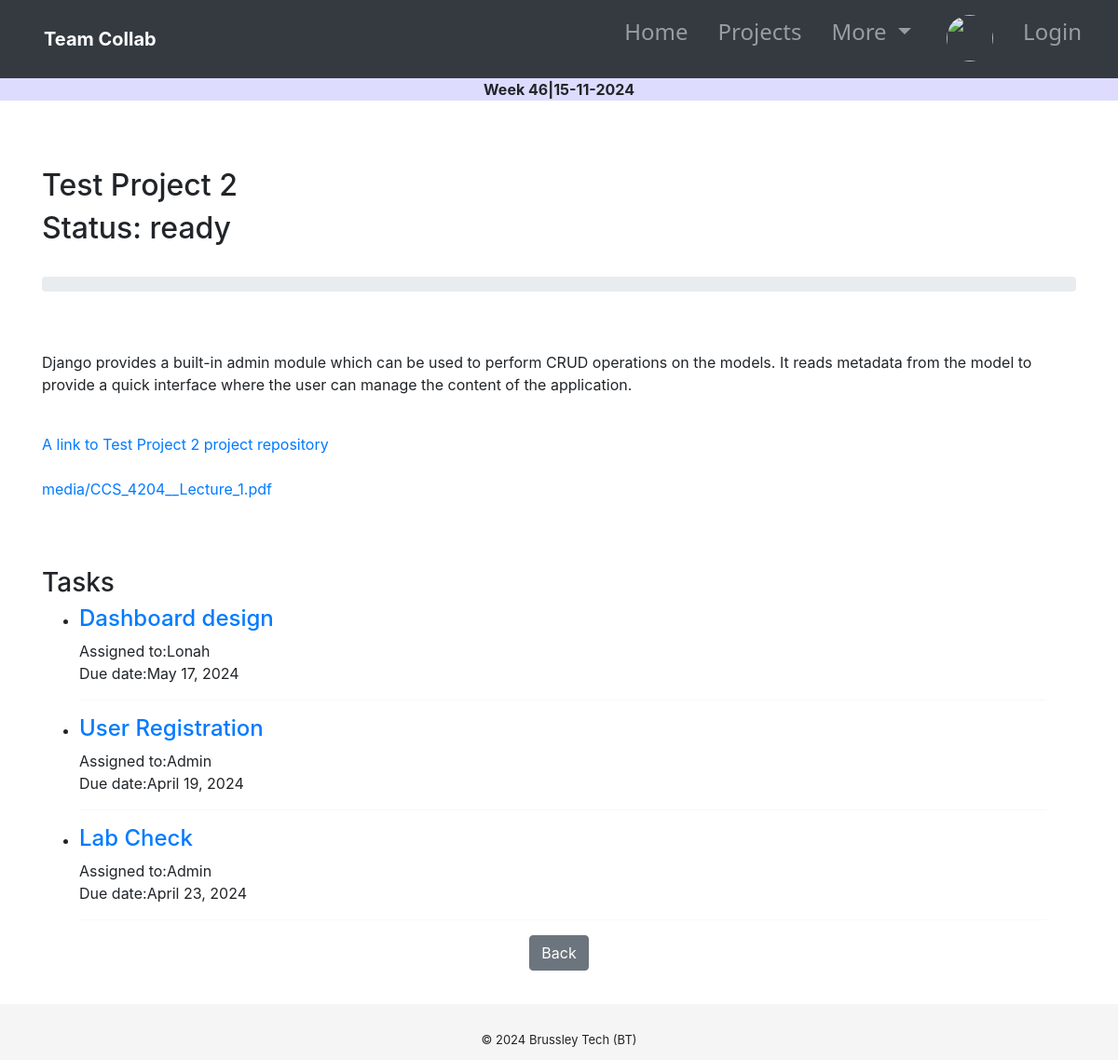
Screenshot of /projects/9/ with the database file from the repository.
### tasks/models.py (models this page shows, shortened)
class Project(models.Model):
    project_name = models.CharField(max_length=255)
    description = RichTextField(max_length=3000,null=True, blank=True)
    start_date = models.DateField()
    end_date = models.DateField()
    status = models.CharField(max_length=20, choices=ProjectStatus.choices, default=ProjectStatus.OPEN)
    project_file = models.FileField(upload_to='media/', null=True, blank=True)
    project_repo = models.URLField(blank=True, null= True)
    progress = models.IntegerField(default=0)

class Task(models.Model):
    task_name = models.CharField(max_length=255, null=False)
    description = RichTextField(max_length=3000,null=True, blank=True)
    start_date = models.DateField( blank=True, null = True)
    due_date = models.DateField( blank=True, null = True)
    status = models.CharField(max_length=20, choices=TaskStatus.choices, default=TaskStatus.OPEN)
    project = models.ForeignKey(Project, on_delete=models.CASCADE, null=True, blank=True)
    assigned_to = models.ForeignKey(User, on_delete=models.CASCADE, null=True, blank=True, default=None)
    progress = models.IntegerField(default=0)

### tasks/views.py (the view)
# urls.py: path('projects/<int:project_id>/', views.project_detail, name='project_detail'),
def project_detail(request, project_id):
    project = get_object_or_404(Project, id=project_id)
    tasks = Task.objects.filter(project=project)
    total_tasks = project.task_set.count()
    completed_tasks = project.task_set.filter(status='done').count()
    print("Completed :", completed_tasks, " -- Total: ", total_tasks)
    if total_tasks != 0:
        progress_percentage = (completed_tasks / total_tasks) * 100
        progress = f"{progress_percentage}%"
    else:
        progress_percentage = 0
        progress = f"{progress_percentage}%"
    return render(request, 'tasks/project_detail.html', {'project': project, 'progress_percentage': progress,'tasks': tasks,})

### tasks/templates/tasks/project_detail.html (shortened to what this page needs)
{% extends 'tasks/base.html' %}
{% block content %}
<br>
<br>
<link href="https://stackpath.bootstrapcdn.com/bootstrap/4.5.2/css/bootstrap.min.css" rel="stylesheet">
<br>
<div class="container">
    <h2>{{ project.project_name }}</h2>
    <h2>Status: {{ project.status }}</h2>
    <br>
    <div class="progress">
    </div>
    <br>
    <br>
    <p>{{ project.description|safe }}</p>
        <br>
        {% if project.project_repo %}
            <a href="{{ project.project_repo }}" target="_blank">A link to {{ project.project_name }} project repository</a>
        {% else %}
            <p>No project repository available.</p>
        {% endif %}
        <br>
        <br>
        {%if project.project_file%}
            <a href="{% url 'projfile_download' project.id %}"  target="_blank">{{project.project_file}}</a>
        {%else%}
            <p>No files attached</p>
        {%endif%}
        <br>
        <br>
        <br>
        <br>
    <h3>Tasks</h3>
    <ul>
    {% for task in tasks %}
        <li>
            <h4><a href="{% url 'task_detail' task.id %}">{{ task.task_name }}</a></h4>
           Assigned to:{{task.assigned_to}}
           <br> Due date:{{task.due_date}}
        </li>
        <hr>
    {% endfor %}
    </ul>
    <div class="d-flex justify-content-center">
        <a href="{% url 'project_list' %}" class="btn btn-secondary">Back</a>
    </div>
</div>
{% endblock %}

### tasks/templates/tasks/base.html (style rules this page uses)
body { box-sizing: border-box; }
html,body { background-color: white; min-height: 100%; height: 100%; margin: 0px auto; margin-bottom: 0%; }
.container { border-radius: 5px; margin: 0px auto; scroll-behavior: auto; }

### rows the page displays
Project: project_name "Test Project 2", status "ready", description "Django provides a built-in admin module which can be used to perform CRUD operations on the models. It reads metadata from the model to provide a quick interface where the user can manage the content of the application.", project_file "media/CCS_4204__Lecture_1.pdf"
Task: task_name "Dashboard design", assigned_to "Lonah", due_date "May 17, 2024"
Task: task_name "User Registration", assigned_to "Admin", due_date "April 19, 2024"
Task: task_name "Lab Check", assigned_to "Admin", due_date "April 23, 2024"
